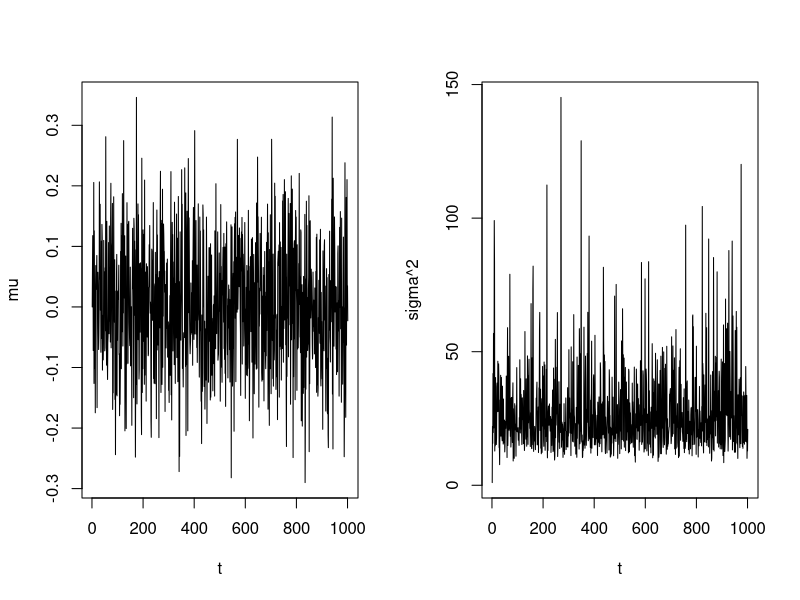

Reproduce this figure in R.
#Gibbs sampling using uninformative priors
gibbs1 = function(iters, y, mu=0, tau=1){
  alpha0 = .00001
  beta0 = 100 #var
  mu0 = 0
  tau0 = 100 #var
  
  x <- array(0, c(iters+1,2)) #array for storing algorithm output
  x[1, 1] = mu #Initial value for mu
  x[1, 2] = tau #Initial value for tau
  
  n = length(y)
  ybar = mean(y)
  
  for(t in 2:(iters+1)){
    x[t,1] = rnorm(1, (n*ybar*x[t-1,2] + mu0*tau0)/(n*x[t-1,2]+tau0), sqrt(1/(n*x[t-1,2]+tau0))) #Sample mu
    sn = sum((y-x[t,1])^2)
    x[t,2] = rgamma(1, alpha0+n/2)/(beta0+sn/2) #Sample tau
  }
  
  par(mfrow=c(1,2))
  
  plot(1:length(x[,1]),x[,1], type='l', lty=1,xlab='t', ylab='mu')
  plot(1:length(x[,2]),1/x[,2], type='l', lty=1, xlab='t', ylab='sigma^2')
  
  return(x)
  
}

y = rnorm(10, 1, sqrt(2))
g = gibbs1(1000, y)

